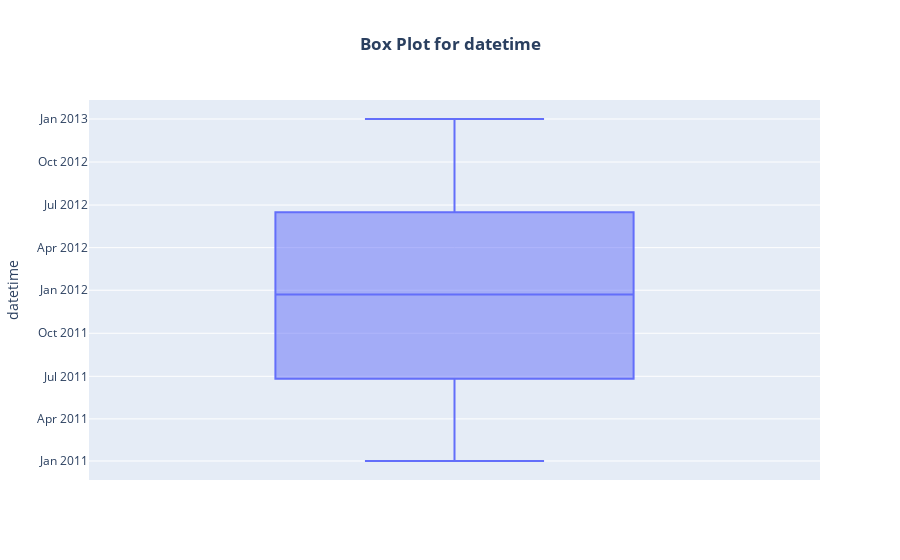
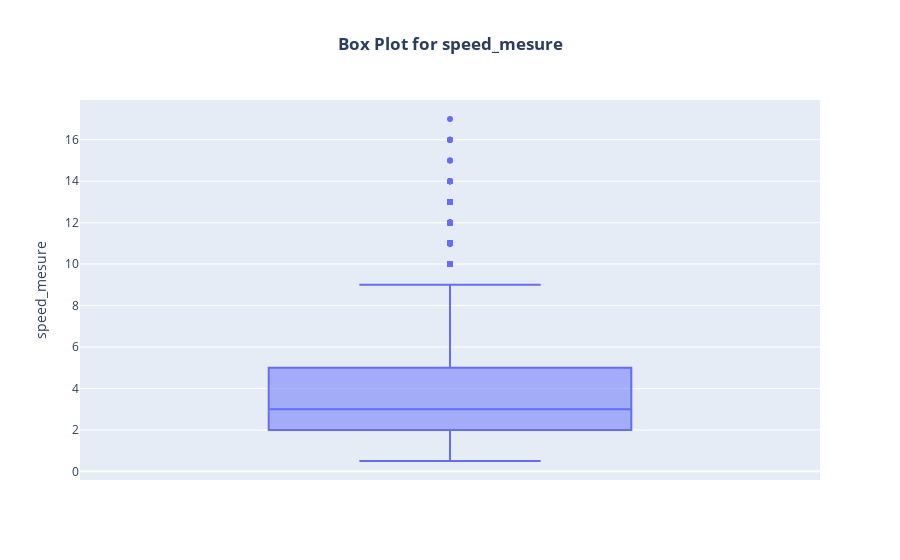
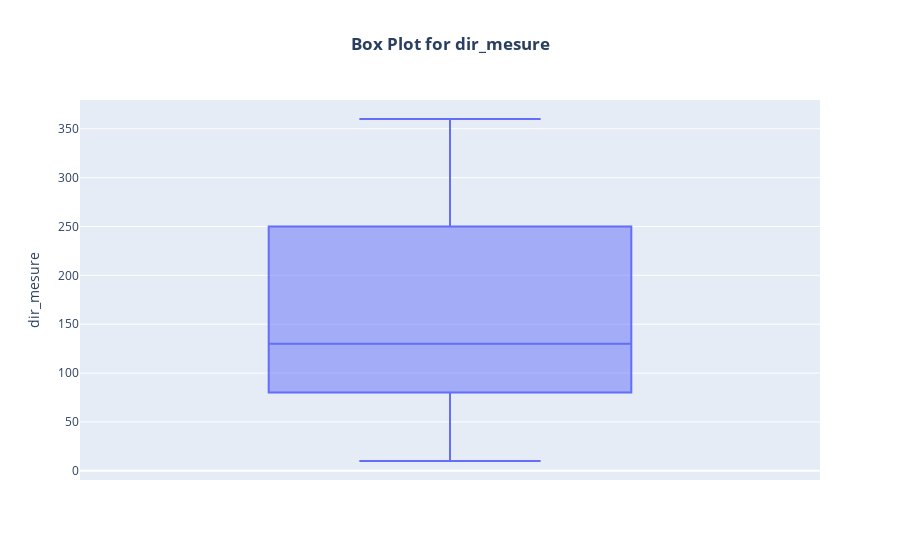
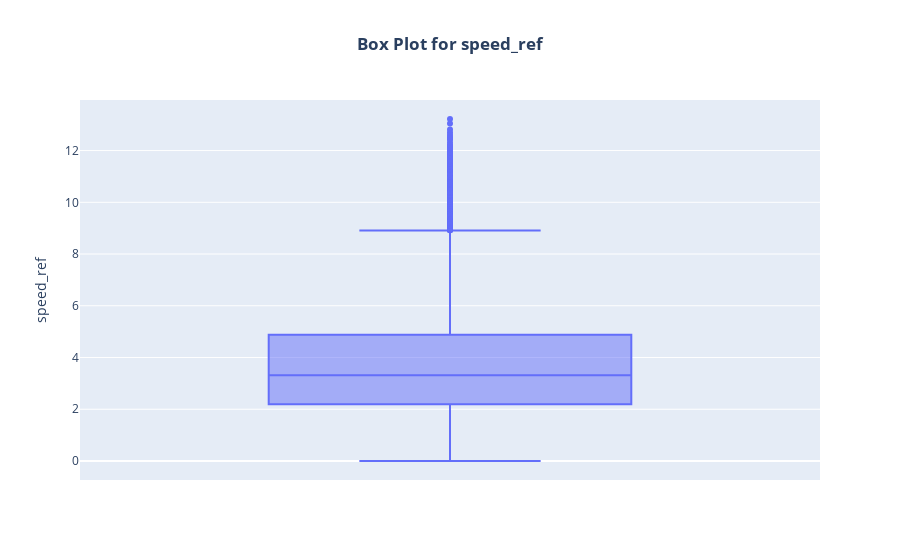

Here is the notebook cell these charts were saved with, in order:
### Code cell
for column in merged.columns:
    fig = px.box(merged, y=column, title=f'Box Plot for {column}')
    
    # Update layout to center the title and make it bold
    fig.update_layout(
        title=dict(text=f'<b>Box Plot for {column}</b>', x=0.5),
        boxmode='group'  
    )
    
    fig.show()

### Figure 1 — Plotly figure (JSON) as saved in the notebook; plotly's stock layout.template omitted (floating-point values rounded to 4 significant figures; data arrays with more than 128 entries replaced by an {"elided": "..."} marker saying what was removed)
{"data": [{"alignmentgroup": "True", "hovertemplate": "datetime=%{y}<extra></extra>", "legendgroup": "", "marker": {"color": "#636efa"}, "name": "", "notched": false, "offsetgroup": "", "orientation": "v", "showlegend": false, "type": "box", "x0": " ", "xaxis": "x", "y": {"elided": "16211 str values"}, "y0": " ", "yaxis": "y"}], "layout": {"boxmode": "group", "legend": {"tracegroupgap": 0}, "title": {"text": "<b>Box Plot for datetime</b>", "x": 0.5}, "xaxis": {"anchor": "y", "domain": [0, 1]}, "yaxis": {"anchor": "x", "domain": [0, 1], "title": {"text": "datetime"}}}}

### Figure 2 — Plotly figure (JSON) as saved in the notebook; plotly's stock layout.template omitted (floating-point values rounded to 4 significant figures; data arrays with more than 128 entries replaced by an {"elided": "..."} marker saying what was removed)
{"data": [{"alignmentgroup": "True", "hovertemplate": "speed_mesure=%{y}<extra></extra>", "legendgroup": "", "marker": {"color": "#636efa"}, "name": "", "notched": false, "offsetgroup": "", "orientation": "v", "showlegend": false, "type": "box", "x0": " ", "xaxis": "x", "y": {"elided": "16211 float values"}, "y0": " ", "yaxis": "y"}], "layout": {"boxmode": "group", "legend": {"tracegroupgap": 0}, "title": {"text": "<b>Box Plot for speed_mesure</b>", "x": 0.5}, "xaxis": {"anchor": "y", "domain": [0, 1]}, "yaxis": {"anchor": "x", "domain": [0, 1], "title": {"text": "speed_mesure"}}}}

### Figure 3 — Plotly figure (JSON) as saved in the notebook; plotly's stock layout.template omitted (floating-point values rounded to 4 significant figures; data arrays with more than 128 entries replaced by an {"elided": "..."} marker saying what was removed)
{"data": [{"alignmentgroup": "True", "hovertemplate": "dir_mesure=%{y}<extra></extra>", "legendgroup": "", "marker": {"color": "#636efa"}, "name": "", "notched": false, "offsetgroup": "", "orientation": "v", "showlegend": false, "type": "box", "x0": " ", "xaxis": "x", "y": {"elided": "16211 int values"}, "y0": " ", "yaxis": "y"}], "layout": {"boxmode": "group", "legend": {"tracegroupgap": 0}, "title": {"text": "<b>Box Plot for dir_mesure</b>", "x": 0.5}, "xaxis": {"anchor": "y", "domain": [0, 1]}, "yaxis": {"anchor": "x", "domain": [0, 1], "title": {"text": "dir_mesure"}}}}

### Figure 4 — Plotly figure (JSON) as saved in the notebook; plotly's stock layout.template omitted (floating-point values rounded to 4 significant figures; data arrays with more than 128 entries replaced by an {"elided": "..."} marker saying what was removed)
{"data": [{"alignmentgroup": "True", "hovertemplate": "speed_ref=%{y}<extra></extra>", "legendgroup": "", "marker": {"color": "#636efa"}, "name": "", "notched": false, "offsetgroup": "", "orientation": "v", "showlegend": false, "type": "box", "x0": " ", "xaxis": "x", "y": {"elided": "16211 float values"}, "y0": " ", "yaxis": "y"}], "layout": {"boxmode": "group", "legend": {"tracegroupgap": 0}, "title": {"text": "<b>Box Plot for speed_ref</b>", "x": 0.5}, "xaxis": {"anchor": "y", "domain": [0, 1]}, "yaxis": {"anchor": "x", "domain": [0, 1], "title": {"text": "speed_ref"}}}}
